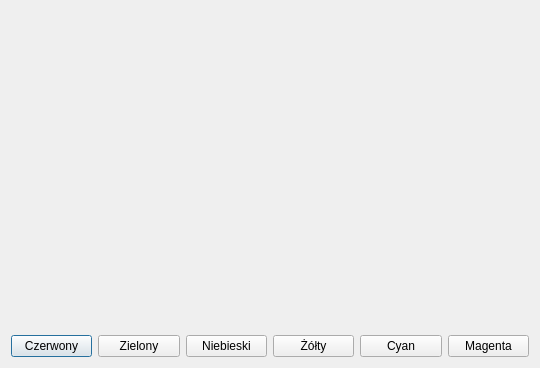
<?xml version="1.0" encoding="UTF-8"?>
<ui version="4.0">
 <class>ObrazyTestowe</class>
 <widget class="QDialog" name="ObrazyTestowe">
  <property name="geometry">
   <rect>
    <x>0</x>
    <y>0</y>
    <width>540</width>
    <height>368</height>
   </rect>
  </property>
  <property name="windowTitle">
   <string>Dialog</string>
  </property>
  <layout class="QGridLayout" name="gridLayout">
   <item row="0" column="0">
    <widget class="ColorWidget" name="widget" native="true"/>
   </item>
   <item row="1" column="0">
    <layout class="QHBoxLayout" name="horizontalLayout">
     <item>
      <widget class="QPushButton" name="button_czerwony">
       <property name="text">
        <string>Czerwony</string>
       </property>
      </widget>
     </item>
     <item>
      <widget class="QPushButton" name="button_zielony">
       <property name="text">
        <string>Zielony</string>
       </property>
      </widget>
     </item>
     <item>
      <widget class="QPushButton" name="button_niebieski">
       <property name="text">
        <string>Niebieski</string>
       </property>
      </widget>
     </item>
     <item>
      <widget class="QPushButton" name="button_zolty">
       <property name="text">
        <string>Żółty</string>
       </property>
      </widget>
     </item>
     <item>
      <widget class="QPushButton" name="button_cyan">
       <property name="text">
        <string>Cyan</string>
       </property>
      </widget>
     </item>
     <item>
      <widget class="QPushButton" name="button_magenta">
       <property name="text">
        <string>Magenta</string>
       </property>
      </widget>
     </item>
    </layout>
   </item>
  </layout>
 </widget>
 <customwidgets>
  <customwidget>
   <class>ColorWidget</class>
   <extends>QWidget</extends>
   <header>colorwidget.h</header>
   <container>1</container>
  </customwidget>
 </customwidgets>
 <resources/>
 <connections/>
</ui>
